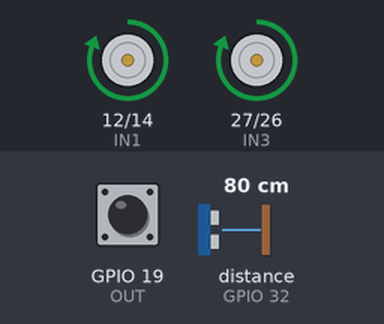
Recording of a sketch running on a simulated ESP32. Parts: motor-driver pin pairs drawn as motors (green arrow = first pin HIGH = forward, orange = second pin HIGH = backward, longer = more drive, scaled by the enable pin). Wiring (inferred from the names in the program): ultrasonic range finder: trigger GPIO 33; echo GPIO 32. Inputs (shaded band) come from the test bench; at power-on: distance to the obstacle (sensor on GPIO 32) 80 cm, GPIO 19 (OUT) LOW. The echo pulse lasts 58.3 µs per cm; what the sketch prints to the serial monitor is not drawn.

Above: at 1.2 s.
1.3 s: distance to the obstacle (sensor on GPIO 32) set to 6 cm
2.8 s: distance to the obstacle (sensor on GPIO 32) set to 3 cm
At 3.4 s:
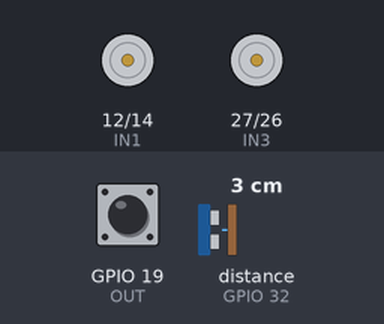
4.3 s: distance to the obstacle (sensor on GPIO 32) set to 9 cm
At 6.8 s:
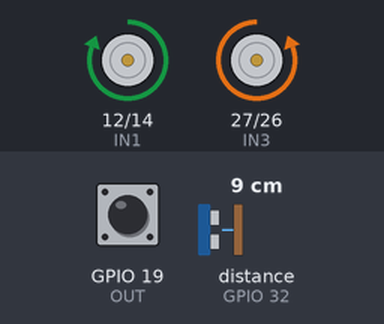
7.3 s: distance to the obstacle (sensor on GPIO 32) set to 2 cm
At 8.0 s:
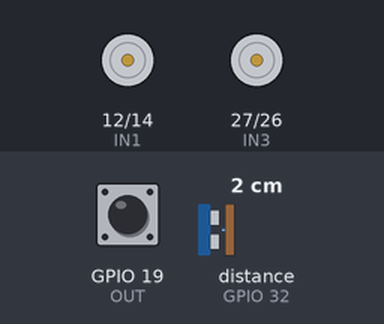
8.8 s: GPIO 19 (OUT) pulsed HIGH 2 times (0.12 s each, 0.3 s apart)
12.4 s: GPIO 19 (OUT) pulsed HIGH 2 times (0.12 s each, 0.3 s apart)
At 14.3 s:
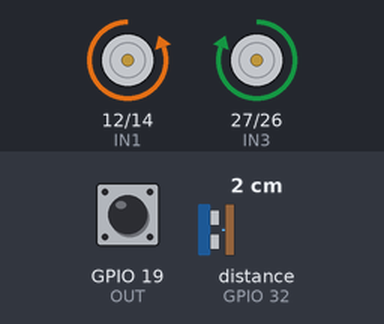
Timing chart, 0 to 16.0 s (numbered marks = the images above; inputs shaded):
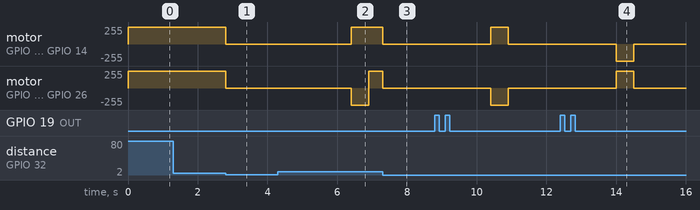

Measured:
- the behaviour switches between 5 and 4 cm on distance to the obstacle (sensor on GPIO 32) (found by bisection; images 0 and 1)
- after the input at 1.3 s, every drawn part: stays the same
- after the input at 2.8 s, motor on GPIO 12 (IN1) / GPIO 14 (IN2), motor on GPIO 27 (IN3) / GPIO 26 (IN4): forward 255/255 → stopped at once
- after the input at 4.3 s, motor on GPIO 12 (IN1) / GPIO 14 (IN2): goes on until 6.4 s, then stays forward 255/255
- after the input at 7.3 s, motor on GPIO 12 (IN1) / GPIO 14 (IN2), motor on GPIO 27 (IN3) / GPIO 26 (IN4): forward 255/255 → stopped at once
- after the input at 12.4 s, motor on GPIO 12 (IN1) / GPIO 14 (IN2): stopped → backward 255/255 after 1.6 s, → stopped 0.50 s later; motor on GPIO 27 (IN3) / GPIO 26 (IN4): stopped → forward 255/255 after 1.6 s, → stopped 0.50 s later

The sketch:

Finis.ino
```cpp
#include <WiFi.h>
#include <WebServer.h>

#define ENA 13
#define IN1 12
#define IN2 14
#define IN3 27
#define IN4 26
#define ENB 25

#define ECHO 32
#define TRIG 33

#define S0 35
#define S1 34
#define S2 18
#define S3 5
#define OUT 19

#define RED 1
#define BLUE 2
#define GREEN 3

const char* ssid = "CHIVA_AMAZONICA";

const byte MIN_DIST = 5;

const int SPEED = 255; // 0 - 255
const int TIME = 500;

void initializeHBridgePins() {
  pinMode(ENA, OUTPUT);
  pinMode(IN1, OUTPUT);
  pinMode(IN2, OUTPUT);
  pinMode(IN3, OUTPUT);
  pinMode(IN4, OUTPUT);
  pinMode(ENB, OUTPUT);
}

void initializeDistanceSensor() {
  pinMode(ECHO, INPUT);
  pinMode(TRIG, OUTPUT);
}

void initializeColorSensor() {
  pinMode(S0, OUTPUT);
  pinMode(S1, OUTPUT);
  pinMode(S2, OUTPUT);
  pinMode(S3, OUTPUT);
  pinMode(OUT, INPUT);

  digitalWrite(S0, HIGH);
  digitalWrite(S1, LOW);
}

WebServer server(80);

void setup() {
  Serial.begin(115200);
  initializeDistanceSensor();
  initializeColorSensor();
  initializeHBridgePins();

  Serial.println("Setting Soft-AP mode...");
  Serial.println(WiFi.softAP(ssid) ? "Done!" : "Error!");
  IPAddress ip = WiFi.softAPIP();

  Serial.print("Name RED: ");
  Serial.println(ssid);
  Serial.print("IP: ");
  Serial.println(ip);

  server.on("/", handleRoot);
  server.onNotFound(handleNotFound);

  server.begin();
}

void loop() {
  server.handleClient();
  int distance = getDistance();
  // Serial.print("Distance(CM): ");
  // Serial.println(distance);
  if(distance < MIN_DIST || distance > 1000) {
    stopWheels();

    int color = getColor();

    if(color == RED) {
      turnLeft(SPEED);
    }

    if(color == GREEN) {
      stopWheels();
    }

    if(color == BLUE) {
      turnRight(SPEED);
    }

  } else {
    forward(SPEED);
  }
}

void forward(int spe) {
  rightWheelForward(spe);
  leftWheelForward(spe);
}

void turnRight(int spe) {
  leftWheelForward(spe);
  rightWheelBack(spe);
  delay(TIME);
}

void turnLeft(int spe) {
  rightWheelForward(spe);
  leftWheelBack(spe);
  delay(TIME);
}

void stopWheels() {
  digitalWrite(ENA, LOW);
  digitalWrite(ENB, LOW);
}

void rightWheelBack(int spe) {
  analogWrite(ENA, spe);
  digitalWrite(IN1, LOW);
  digitalWrite(IN2, HIGH);
}

void rightWheelForward(int spe) {
  analogWrite(ENA, spe);
  digitalWrite(IN1, HIGH);
  digitalWrite(IN2, LOW);
}

void leftWheelBack(int spe) {
  analogWrite(ENB, spe);
  digitalWrite(IN3, LOW);
  digitalWrite(IN4, HIGH);
}

void leftWheelForward(int spe) {
  analogWrite(ENB, spe);
  digitalWrite(IN3, HIGH);
  digitalWrite(IN4, LOW);
}

int getDistance() {
  digitalWrite(TRIG, LOW);
  delayMicroseconds(2);
  digitalWrite(TRIG, HIGH);
  delayMicroseconds(20);
  digitalWrite(TRIG, LOW);
  float distance = pulseIn(ECHO, HIGH);
  distance = distance / 58;
  return (int) distance;
}

int getColor() {
  // Serial.print("RGB (");
  digitalWrite(S2, LOW);
  digitalWrite(S3, LOW);
  delay(100);
  int red = pulseIn(OUT, LOW);
  // Serial.print(red);
  // Serial.print(", ");
  delay(100);

  digitalWrite(S2, HIGH);
  digitalWrite(S3, HIGH);
  delay(100);
  int green = pulseIn(OUT, LOW);
  // Serial.print(green);
  // Serial.print(", ");
  delay(100);

  digitalWrite(S2, LOW);
  digitalWrite(S3, HIGH);
  delay(100);
  int blue = pulseIn(OUT, LOW);
  // Serial.print(blue);
  // Serial.println(")");
  delay(100);

  if(red < 85 && green > 80 && blue > 80) {
    // Serial.println("RED");
    return RED;
  }

  if(red > 80 && green > 100 && blue < 80) {
    // Serial.println("BLUE");
    return BLUE;
  }

  if(red > 185 && green < 140 && blue < 130) {
    // Serial.println("GREEN");
    return GREEN;
  }
}

void handleRoot() {
  server.send(200, "text/html", "<!DOCTYPE html> <html> <body> <h1>Hello World!</h1> </body> </html>");
}

void handleNotFound() {
  server.send(404, "text/html", "<!DOCTYPE html> <html> <body> <h1>Error 404!</h1> </body> </html>");
}
```
